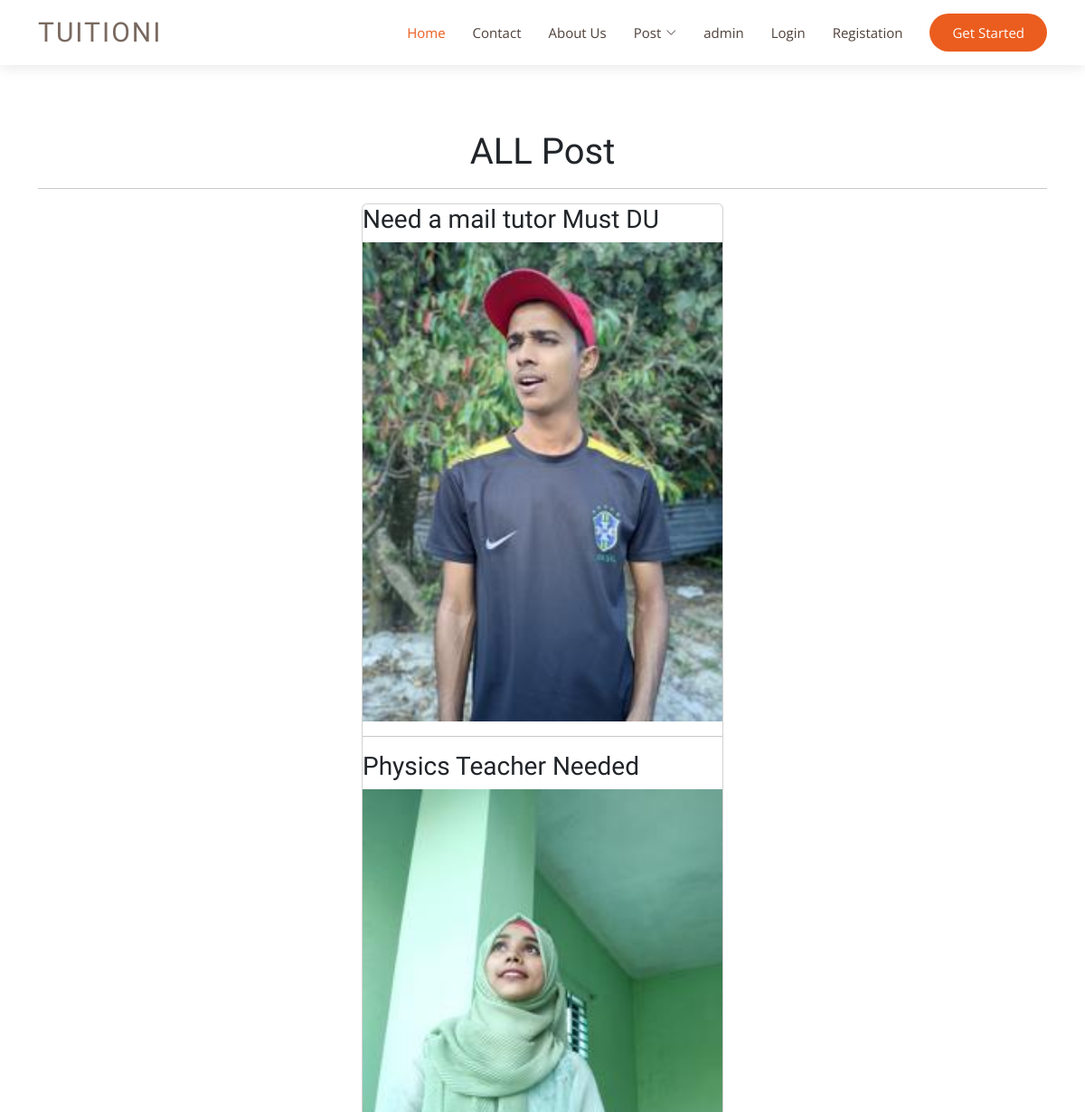
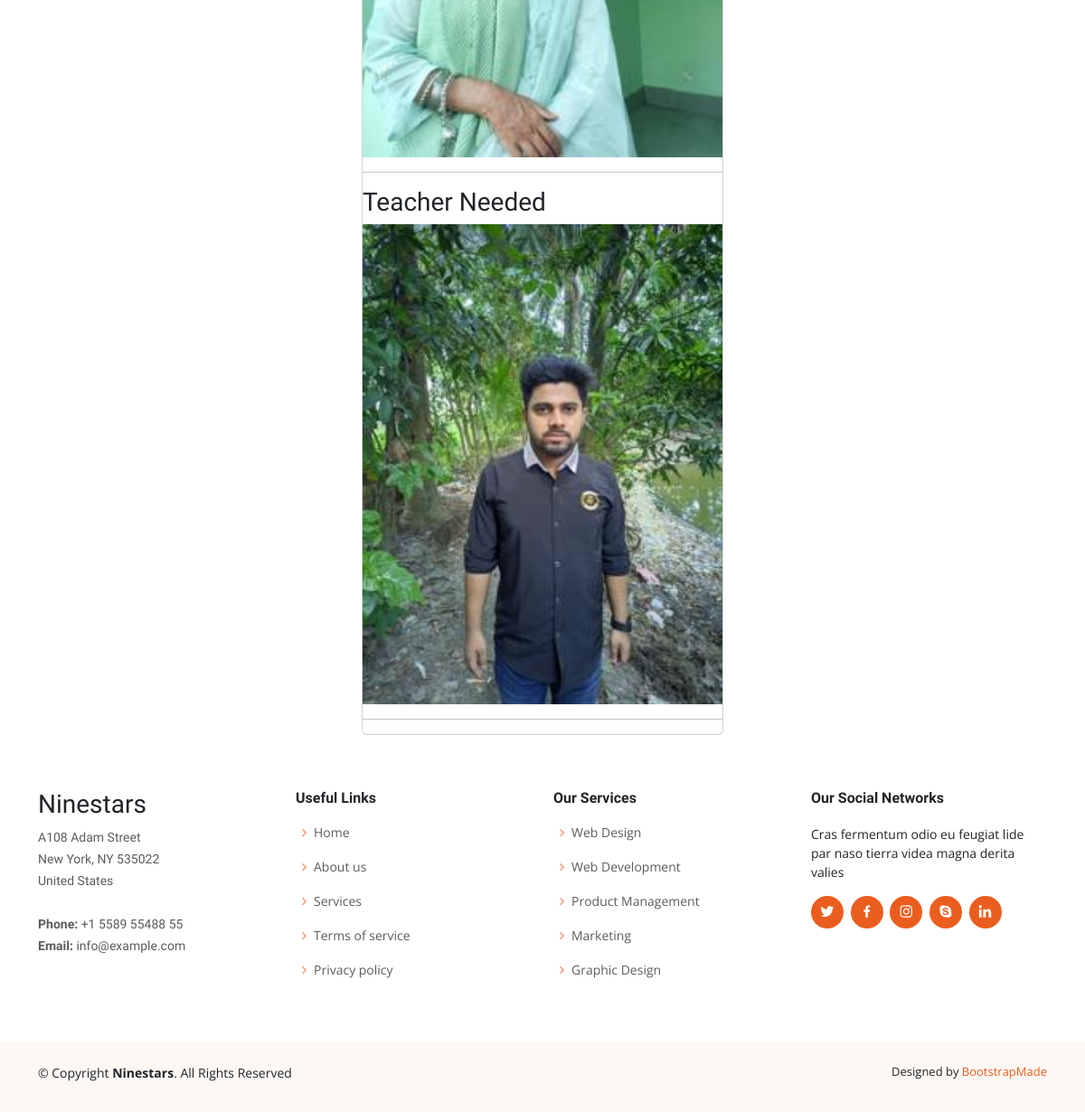
The app's page /tuition/postview/, older data (2 pictures, top to bottom).
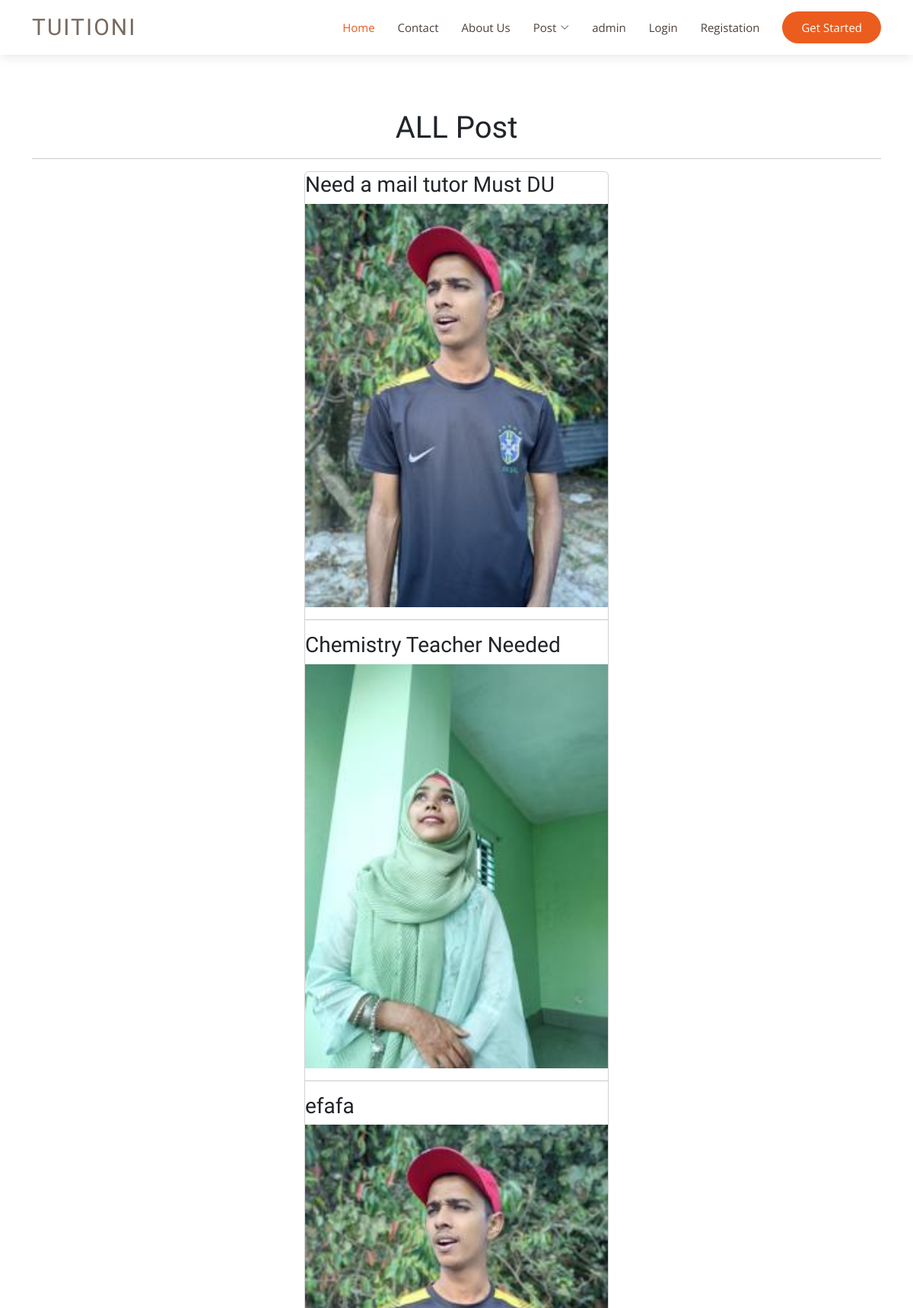
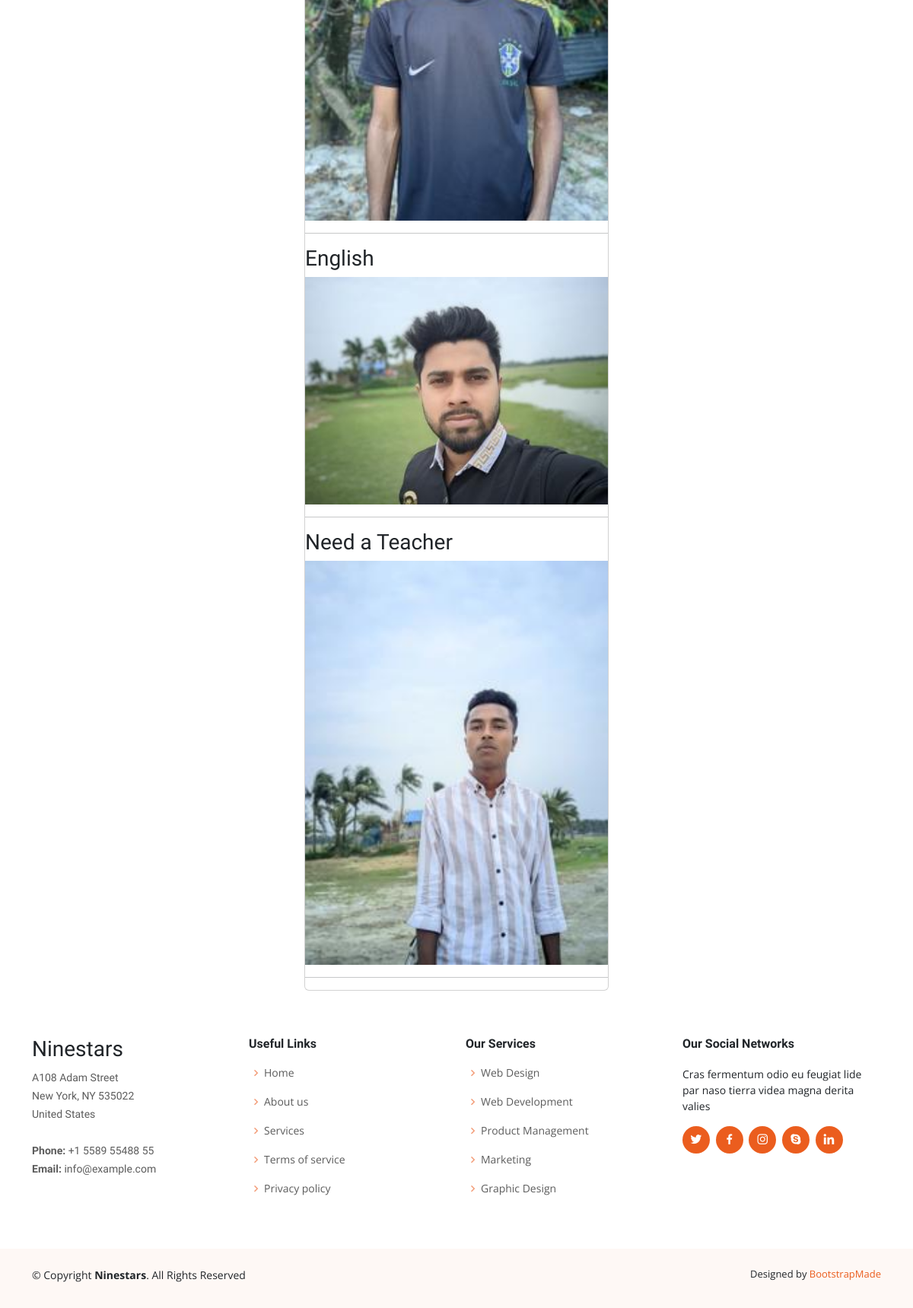
The same page, newer data (2 pictures, top to bottom).
### tuition/models.py (models this page shows, shortened)
class post(models.Model):
   CATAGORY = (
      ('Student','Student'),
      ('Teacher','Teacher'),
   )
   MEDIUM = (
      ('Bangla','Bangla'),
      ('English','English'),
      ('Hindi','Hindi'),
   )
   user = models.ForeignKey(User,on_delete=models.CASCADE,related_name='post_set',blank=True,null=True)
   id = models.AutoField(primary_key=True)
   title = models.CharField(max_length=100)
   slug = models.CharField(max_length=50,default=title)
   email = models.EmailField(max_length=254)
   salary = models.FloatField()
   details = models.TextField()
   available = models.BooleanField()
   catagory= models.CharField(max_length=50, choices=CATAGORY)
   created_at = models.DateTimeField(default=now)
   image = models.ImageField(default='default.jpg', upload_to='tuition/images')
   medium = MultiSelectField(max_length=255,default='English',max_choices=3,choices=MEDIUM)
   subject = models.ManyToManyField(Subject,related_name='subject_set')
   class_in = models.ManyToManyField(Class_in,related_name='class_set')

### tuition/views.py (the view)
# urls.py: path('postview/', postview, name= "postview"),
def postview(request):
    P_data = post.objects.all()
    return render(request,'tuition/postview.html',{'post':P_data})

### templates/tuition/postview.html
{% include 'header.html' %}
<br><br><br>
{% block body %}
<div class="container">
    <h1 class=text-center>ALL Post </h1><hr>
    <div class="card mx-auto"style="width: 25rem;">
        {% for p  in post %}
        <h3>
         {{p.title}}<br>
        </h3>
        <img src="{{p.image.url}}" alt="Image">
        <hr>
        {% endfor %}
    </div>
</div>
{% endblock body %}
{% include 'footer.html' %}

### templates/header.html (shortened to what this page needs)
{% load static %}
<!DOCTYPE html>
<html lang="en">
<head>
  <link href="{% static 'assets/vendor/aos/aos.css' %}" rel="stylesheet">
  <link href="{% static 'assets/vendor/bootstrap/css/bootstrap.min.css' %}" rel="stylesheet">
  <link href="{% static 'assets/vendor/bootstrap-icons/bootstrap-icons.css' %}" rel="stylesheet">
  <link href="{% static 'assets/vendor/boxicons/css/boxicons.min.css' %}" rel="stylesheet">
  <link href="{% static 'assets/vendor/glightbox/css/glightbox.min.css' %}" rel="stylesheet">
  <link href="{% static 'assets/vendor/swiper/swiper-bundle.min.css' %}" rel="stylesheet">
  <link href="{% static 'assets/css/style.css' %}" rel="stylesheet">
</head>
<body>
  <header id="header" class="fixed-top d-flex align-items-center">
    <div class="container d-flex align-items-center justify-content-between">
      <div class="logo">
        <h1 class="text-light"><a href="{% url 'home' %}"><span>TUITIONI</span></a></h1>
      </div>
      <nav id="navbar" class="navbar">
        <ul>
          <li><a class="nav-link scrollto active" href="{% url 'home' %}">Home</a></li>
          <li><a class="nav-link scrollto" href="{% url 'contact' %}">Contact</a></li>
          <li><a class="nav-link scrollto" href="{% url 'about_us' %}">About Us</a></li>
          <li class="dropdown"><a href="{% url 'postlist' %}"><span>Post</span> <i class="bi bi-chevron-down"></i></a>
          </li>
          <li><a class="nav-link scrollto" href="/admin/" target="_blank">admin</a></li>
          <li><a class="nav-link " href="/admin/" target="_blank">Login</a></li>
          <li><a class="nav-link" href="/admin/" target="_blank">Registation</a></li>
          <li><a class="getstarted scrollto" href="#about">Get Started</a></li>
        </ul>
      </nav>
    </div>
  </header>
  <br><br><br>

### templates/footer.html (shortened to what this page needs)
{% load static %}
  <footer id="footer">
    <div class="footer-top">
      <div class="container">
        <div class="row">
          <div class="col-lg-3 col-md-6 footer-contact">
            <h3>Ninestars</h3>
            <p>
              A108 Adam Street <br>
              New York, NY 535022<br>
              United States <br><br>
              <strong>Phone:</strong> +1 5589 55488 55<br>
              <strong>Email:</strong> info@example.com<br>
            </p>
          </div>
          <div class="col-lg-3 col-md-6 footer-links">
            <h4>Useful Links</h4>
            <ul>
              <li><i class="bx bx-chevron-right"></i> <a href="#">Home</a></li>
              <li><i class="bx bx-chevron-right"></i> <a href="#">About us</a></li>
              <li><i class="bx bx-chevron-right"></i> <a href="#">Services</a></li>
              <li><i class="bx bx-chevron-right"></i> <a href="#">Terms of service</a></li>
              <li><i class="bx bx-chevron-right"></i> <a href="#">Privacy policy</a></li>
            </ul>
          </div>
          <div class="col-lg-3 col-md-6 footer-links">
            <h4>Our Services</h4>
            <ul>
              <li><i class="bx bx-chevron-right"></i> <a href="#">Web Design</a></li>
              <li><i class="bx bx-chevron-right"></i> <a href="#">Web Development</a></li>
              <li><i class="bx bx-chevron-right"></i> <a href="#">Product Management</a></li>
              <li><i class="bx bx-chevron-right"></i> <a href="#">Marketing</a></li>
              <li><i class="bx bx-chevron-right"></i> <a href="#">Graphic Design</a></li>
            </ul>
          </div>
          <div class="col-lg-3 col-md-6 footer-links">
            <h4>Our Social Networks</h4>
            <p>Cras fermentum odio eu feugiat lide par naso tierra videa magna derita valies</p>
            <div class="social-links mt-3">
              <a href="#" class="twitter"><i class="bx bxl-twitter"></i></a>
              <a href="#" class="facebook"><i class="bx bxl-facebook"></i></a>
              <a href="#" class="instagram"><i class="bx bxl-instagram"></i></a>
              <a href="#" class="google-plus"><i class="bx bxl-skype"></i></a>
              <a href="#" class="linkedin"><i class="bx bxl-linkedin"></i></a>
            </div>
          </div>
        </div>
      </div>
    </div>
    <div class="container py-4">
      <div class="copyright">
        &copy; Copyright <strong><span>Ninestars</span></strong>. All Rights Reserved
      </div>
      <div class="credits">
        Designed by <a href="https://bootstrapmade.com/">BootstrapMade</a>
      </div>
    </div>
  </footer>
</body>
</html>

### static/assets/css/style.css (style rules this page uses)
body { font-family: "Open Sans", sans-serif; color: #212529; }
a { color: #eb5d1e; text-decoration: none; }
h1, h2, h3, h4, h5, h6, .font-primary { font-family: "Raleway", sans-serif; }
#header { height: 72px; transition: all 0.5s; z-index: 997; transition: all 0.5s; background: #fff; box-shadow: 0px 2px 15px rgba(0, 0, 0, 0.1); }
#header .logo h1 { font-size: 30px; margin: 0; line-height: 1; font-weight: 400; letter-spacing: 2px; }
#header .logo h1 a, #header .logo h1 a:hover { color: #7a6960; text-decoration: none; }
.navbar { padding: 0; }
.navbar ul { margin: 0; padding: 0; display: flex; list-style: none; align-items: center; }
.navbar li { position: relative; }
.navbar a, .navbar a:focus { display: flex; align-items: center; justify-content: space-between; padding: 10px 0 10px 30px; font-size: 15px; color: #4e4039; white-space: nowrap; transition: 0.3s; }
.navbar a i, .navbar a:focus i { font-size: 12px; line-height: 0; margin-left: 5px; }
.navbar a:hover, .navbar .active, .navbar .active:focus, .navbar li:hover>a { color: #eb5d1e; }
.navbar .getstarted, .navbar .getstarted:focus { background: #eb5d1e; color: #fff; padding: 10px 25px; margin-left: 30px; border-radius: 50px; }
#footer { background: #fff; padding: 0 0 30px 0; color: #212529; font-size: 14px; background: #fef8f5; }
#footer .footer-top { padding: 60px 0 30px 0; background: #fff; }
#footer .footer-top .footer-contact { margin-bottom: 30px; }
#footer .footer-top .footer-contact p { font-size: 14px; line-height: 24px; margin-bottom: 0; font-family: "Raleway", sans-serif; color: #5c5c5c; }
#footer .footer-top h4 { font-size: 16px; font-weight: bold; color: #212529; position: relative; padding-bottom: 12px; }
#footer .footer-top .footer-links { margin-bottom: 30px; }
#footer .footer-top .footer-links ul { list-style: none; padding: 0; margin: 0; }
#footer .footer-top .footer-links ul i { padding-right: 2px; color: #f39e7a; font-size: 18px; line-height: 1; }
#footer .footer-top .footer-links ul li { padding: 10px 0; display: flex; align-items: center; }
#footer .footer-top .footer-links ul li:first-child { padding-top: 0; }
#footer .footer-top .footer-links ul a { color: #5c5c5c; transition: 0.3s; display: inline-block; line-height: 1; }
#footer .footer-top .social-links a { font-size: 18px; display: inline-block; background: #eb5d1e; color: #fff; line-height: 1; padding: 8px 0; margin-right: 4px; border-radius: 50%; text-align: center; width: 36px; height: 36px; transition: 0.3s; }
#footer .copyright { text-align: center; float: left; }
#footer .credits { float: right; text-align: center; font-size: 13px; color: #212529; }
#footer .credits a { color: #eb5d1e; }

Row changes from the older to the newer data that the page shows:
removed post: title "Teacher Needed", image (picture)
changed post: title "Physics Teacher Needed" → "Chemistry Teacher Needed"
added post: title "efafa", image (picture)
added post: title "English", image (picture)
added post: title "Need a Teacher", image (picture)
